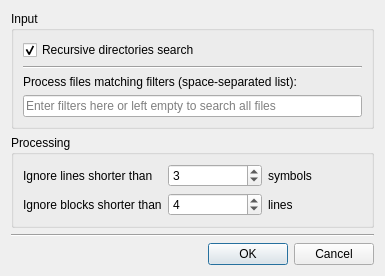
<?xml version="1.0" encoding="UTF-8"?>
<ui version="4.0">
 <class>SettingsGUI</class>
 <widget class="QDialog" name="SettingsGUI">
  <property name="geometry">
   <rect>
    <x>0</x>
    <y>0</y>
    <width>385</width>
    <height>253</height>
   </rect>
  </property>
  <property name="windowTitle">
   <string>Analyzer Settings</string>
  </property>
  <layout class="QVBoxLayout" name="verticalLayout">
   <item>
    <widget class="QGroupBox" name="groupBox_2">
     <property name="title">
      <string>Input</string>
     </property>
     <layout class="QVBoxLayout" name="verticalLayout_3">
      <item>
       <widget class="QCheckBox" name="RecursiveDirs">
        <property name="text">
         <string>Recursive directories search</string>
        </property>
        <property name="checked">
         <bool>true</bool>
        </property>
       </widget>
      </item>
      <item>
       <widget class="Line" name="line_2">
        <property name="orientation">
         <enum>Qt::Horizontal</enum>
        </property>
       </widget>
      </item>
      <item>
       <widget class="QLabel" name="label_5">
        <property name="text">
         <string>Process files matching filters (space-separated list):</string>
        </property>
       </widget>
      </item>
      <item>
       <widget class="QLineEdit" name="FileFilters">
        <property name="text">
         <string/>
        </property>
        <property name="placeholderText">
         <string>Enter filters here or left empty to search all files</string>
        </property>
        <property name="clearButtonEnabled">
         <bool>true</bool>
        </property>
       </widget>
      </item>
     </layout>
    </widget>
   </item>
   <item>
    <widget class="QGroupBox" name="groupBox">
     <property name="title">
      <string>Processing</string>
     </property>
     <layout class="QVBoxLayout" name="verticalLayout_2">
      <item>
       <layout class="QGridLayout" name="gridLayout">
        <item row="0" column="0">
         <widget class="QLabel" name="label">
          <property name="text">
           <string>Ignore lines shorter than</string>
          </property>
         </widget>
        </item>
        <item row="0" column="1">
         <widget class="QSpinBox" name="MinSymbolsInLine">
          <property name="minimum">
           <number>1</number>
          </property>
          <property name="maximum">
           <number>1000</number>
          </property>
          <property name="value">
           <number>3</number>
          </property>
         </widget>
        </item>
        <item row="0" column="2">
         <widget class="QLabel" name="label_2">
          <property name="text">
           <string>symbols</string>
          </property>
         </widget>
        </item>
        <item row="1" column="0">
         <widget class="QLabel" name="label_3">
          <property name="text">
           <string>Ignore blocks shorter than</string>
          </property>
         </widget>
        </item>
        <item row="1" column="1">
         <widget class="QSpinBox" name="MinLinesInBlock">
          <property name="minimum">
           <number>1</number>
          </property>
          <property name="maximum">
           <number>1000</number>
          </property>
          <property name="value">
           <number>4</number>
          </property>
         </widget>
        </item>
        <item row="1" column="2">
         <widget class="QLabel" name="label_4">
          <property name="text">
           <string>lines</string>
          </property>
         </widget>
        </item>
       </layout>
      </item>
     </layout>
    </widget>
   </item>
   <item>
    <spacer name="verticalSpacer">
     <property name="orientation">
      <enum>Qt::Vertical</enum>
     </property>
     <property name="sizeHint" stdset="0">
      <size>
       <width>20</width>
       <height>97</height>
      </size>
     </property>
    </spacer>
   </item>
   <item>
    <widget class="Line" name="line">
     <property name="orientation">
      <enum>Qt::Horizontal</enum>
     </property>
    </widget>
   </item>
   <item>
    <widget class="QDialogButtonBox" name="buttonBox">
     <property name="orientation">
      <enum>Qt::Horizontal</enum>
     </property>
     <property name="standardButtons">
      <set>QDialogButtonBox::Cancel|QDialogButtonBox::Ok</set>
     </property>
    </widget>
   </item>
  </layout>
 </widget>
 <resources/>
 <connections>
  <connection>
   <sender>buttonBox</sender>
   <signal>accepted()</signal>
   <receiver>SettingsGUI</receiver>
   <slot>accept()</slot>
   <hints>
    <hint type="sourcelabel">
     <x>248</x>
     <y>254</y>
    </hint>
    <hint type="destinationlabel">
     <x>157</x>
     <y>274</y>
    </hint>
   </hints>
  </connection>
  <connection>
   <sender>buttonBox</sender>
   <signal>rejected()</signal>
   <receiver>SettingsGUI</receiver>
   <slot>reject()</slot>
   <hints>
    <hint type="sourcelabel">
     <x>316</x>
     <y>260</y>
    </hint>
    <hint type="destinationlabel">
     <x>286</x>
     <y>274</y>
    </hint>
   </hints>
  </connection>
 </connections>
</ui>
